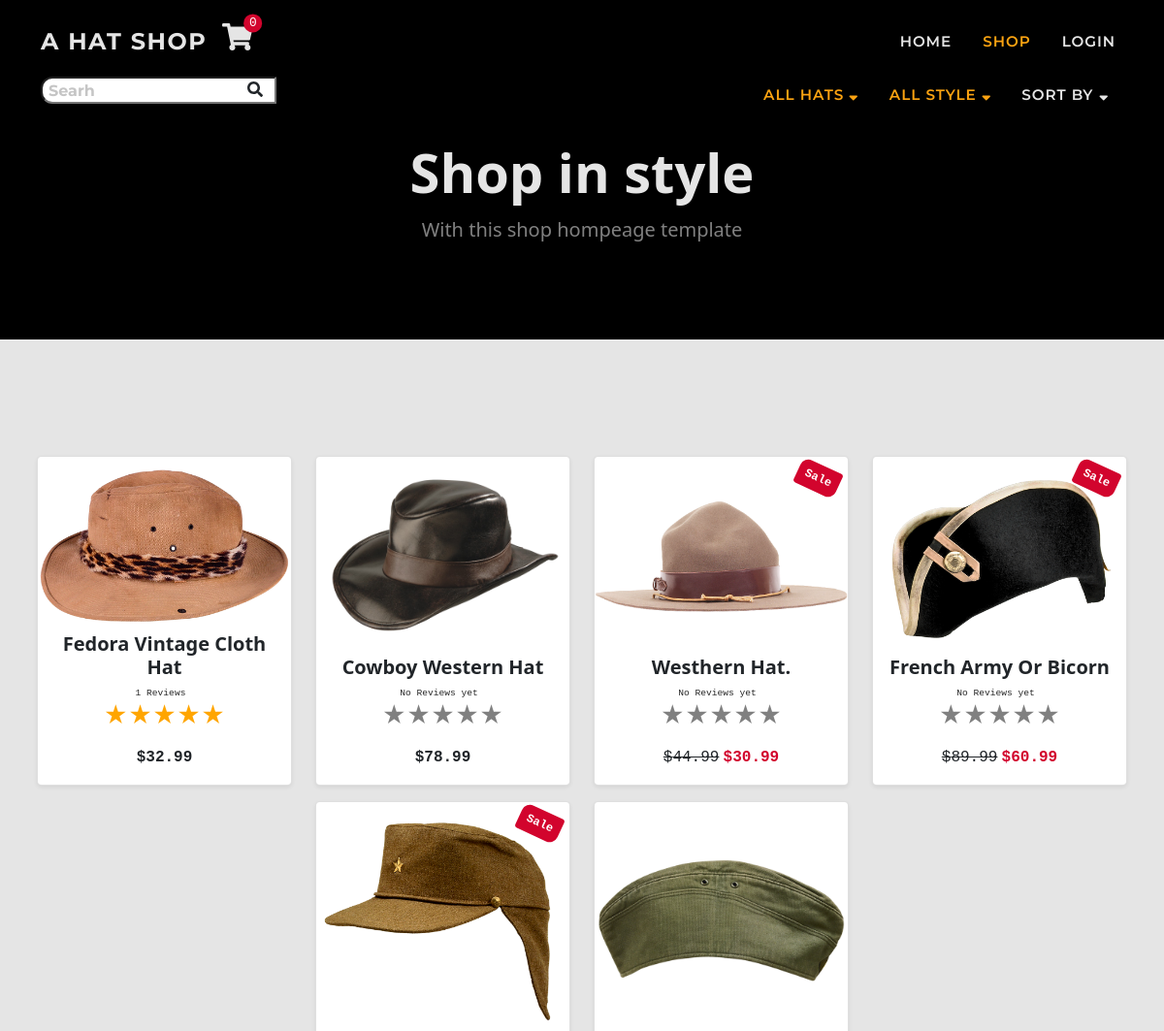
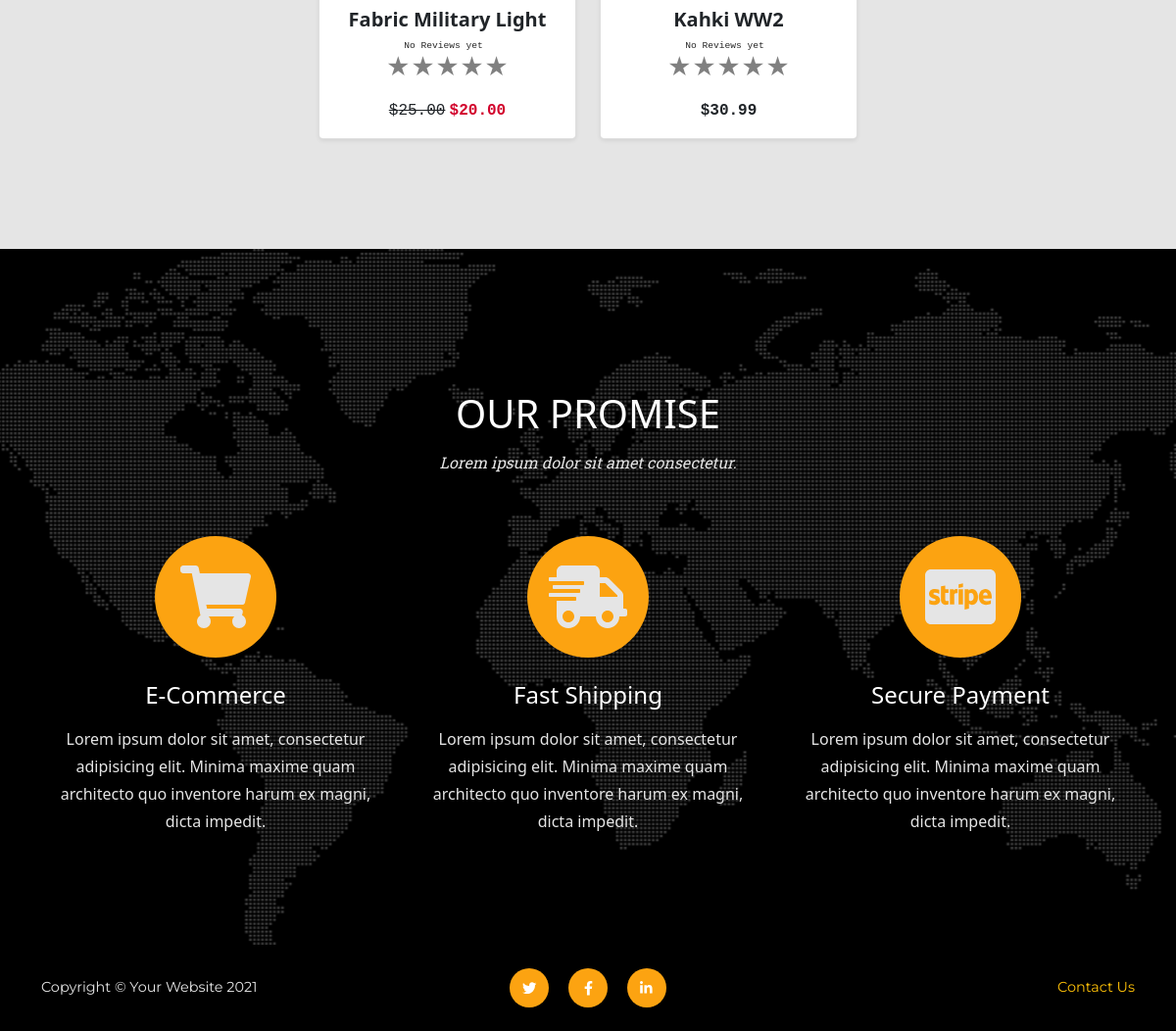
The app's page /shop/ with its own data (2 pictures, top to bottom).
### shop/models.py (models this page shows, shortened)
class Product(models.Model):
    sku = models.CharField(max_length=60)
    category = models.ForeignKey(
        'Category', null=True, blank=True,
        on_delete=models.SET_NULL)
    style = models.CharField(max_length=60)
    color = models.CharField(max_length=60)
    name = models.CharField(max_length=60)
    description = models.TextField(max_length=250)
    price = models.DecimalField(
        max_digits=6, decimal_places=2)
    image = models.ImageField(null=True, blank=True)
    sale = models.BooleanField(default=False)
    sale_price = models.DecimalField(
        max_digits=6, decimal_places=2,
        null=True, blank=True)
    item_count = models.IntegerField(
        blank=False, null=False, default=0)
    rating = models.DecimalField(
        max_digits=6, decimal_places=2,
        null=True, blank=True)
    rating_counter = models.PositiveSmallIntegerField(default=0)

### shop/views.py (the view, shortened to what this page needs)
# urls.py: path('shop/', include('shop.urls')),
def shop(request):
    products = Product.objects.all().order_by('-id')
    style_list = Product.objects.values('style').distinct()
    categories = Category.objects.all()
    category = 'all'
    sort_name = None
    sortkey = None
    style = 'all'
    query = 'None'
    shop = True
    context = {
        'style_list': style_list,
        'categories': categories,
        'sort_name': sort_name,
        'products': products,
        'sortkey': sortkey,
        'cat': category,
        'style': style,
        'shop': shop,
    }
    return render(request, 'shop/shop.html', context)

### cart/contexts.py (called while the page is built, shortened)
def cart_contents(request):
    cart_items = []
    total = 0
    before = 0
    item_count = 0
    availability = 0
    cart = request.session.get('cart', {})
    if total < 50:
        delivery = total * Decimal(10 / 100)
        free_deivery = 50 * total
    else:
        delivery = 0
        free_deivery = 0
    delivery = round(delivery, 2)
    grand_total = delivery + total
    grand_total = round(grand_total, 2)
    context = {
        'cart_items': cart_items,
        'total': total,
        'before': before,
        'item_count': item_count,
        'delivery': delivery,
        'free_deivery': free_deivery,
        'deivery_treshold': 10,
        'grand_total': grand_total,
    }
    return context

### reviews/contexts.py (called while the page is built)
def review_context(request):
    review_items = ProductReview.objects.all()
    context = {
        'review_items': review_items,
    }
    return context

### support/contexts.py (called while the page is built, shortened)
def message_context(request):
    unread_messages_count = 0
    user_messages = None
    all_messages = Message.objects.all()
    context = {
        'unread_messages_count': unread_messages_count,
        'user_messages': user_messages,
    }
    return context

### shop/templates/shop/shop.html (shortened to what this page needs)
{% extends 'base.html' %}
{% load static %}
{% block extr_nav_lg %}
<div class="container mt-3">
    <div class="col-12 d-none d-md-flex justify-content-between">
        <div>
            <form class="form" method="GET" action="{% url 'shop' %}">
                <div class="input-group input-group-sm mb-3">
                    <input type="text" class="search py-0" name="search" placeholder="Searh" aria-label="Search store">
                    <div class="input-group-append">
                        <button class="btn search-btn py-0" type="submit"><i class="fas fa-search"></i></button>
                    </div>
                </div>
            </form>
        </div>
        <div>
            {% include 'includes/shop/shop-nav.html' %}
        </div>
    </div>
    {% endblock %}
    {% block page_header %}
    <header class="bg-black py-5">
        <div class="container px-4 px-lg-5 pt-5 my-5">
            <div class="text-center">
                <h1 class="display-4 fw-bolder">Shop in style</h1>
                <p class="lead fw-normal text-white-50 mb-0">With this shop hompeage template</p>
            </div>
        </div>
    </header>
    {% endblock %}
    {% block content %}
    <section class="page-section">
        <div class="container mt-2 mt-sm-4 px-md-2">
            <div class="row gx-2 gx-sm-3 gx-md-4 row-cols-2 row-cols-md-3 row-cols-xl-4 justify-content-center">
                {% for product in products %}
                {% if product.item_count != 0 or request.user.is_superuser %}
                {% include 'includes/shop/item-card.html' %}
                {% endif %}
                {% endfor %}
            </div>
        </div>
    </section>
    {% endblock %}

### shop/templates/includes/shop/item-card.html
{% load thumbnail %}
<div class="col-6 col-sm-4 col-lg-3 mb-2 mb-sm-3">
<div class="card shadow-sm rounded-3 pt-2 h-100">
    {% if product.sale %}
    <div class="badge bg-danger p-2 text-white position-absolute p-2 font-monospace" style="top: 0.5rem; right: 0.5rem">
        Sale
    </div>
    {% endif %}
    <div class="h-100 d-flex align-items-center">
        {% thumbnail product.image "250" as im %}
        <img class="card-img-top" src="{{ im.url }}" alt="..." />
        {% endthumbnail %}
    </div>
    <a class="card-img-overlay" href="{% url 'shop_item' product.id %}">
    </a>
    <div class="card-body p-2">
        <div class="text-center align-items-end">
            <h5 class="fw-bolder text-capitalize">{{ product.name }}</h5>
            <div class="d-flex justify-content-center small text-warning mb-2">
                {% include 'includes/stars.html' %}
            </div>
            {% if product.sale %}
            <span class="text-decoration-line-through font-monospace">${{ product.price }}</span>
            <span class="text-danger font-monospace fw-bolder">${{ product.sale_price }} </span>
            {% else %}
            <span class="font-monospace fw-bolder">${{ product.price }} </span>
            {% endif %}
        </div>
    </div>
    <div class="card-footer pt-0 border-top-0 bg-transparent justify-self-end">
    </div>
</div>
</div>

### reviews/templates/includes/stars.html (shortened to what this page needs)
<div class="star_container">
    {% if product.rating %}
    <div class="my-auto text-primary p-0 me-2 time font-monospace">{{ product.rating_counter }} Reviews</div>
    <a href="{% url 'all_reviews' product.id %}">
    <div class="stars h4"
        style="background-image: linear-gradient(to right, orange, orange {% widthratio product.rating 5 100 %}%, gray {% widthratio product.rating 5 100 %}%, gray 100%)">
    </div>
    </a>
    {% else %}
    <div class="my-auto time font-monospace text-primary p-0 me-2">No Reviews yet</div>
    <div class="stars h4" style="background-image: linear-gradient(to right, gray, gray)">
    </div>
    {% endif %}
</div>

### static/css/base.css (style rules this page uses)
:root { --bs-warning: #fca311; --bs-white: #ffffff; --bs-gray: #292929; --bs-light: #e5e5e5; --bs-dark: #000000; --bs-danger: #d2042d; --bs-success: #6a994e; --bs-primary: #292929; --bs-secondary: #e5e5e5; --bs-primary-rgb: 41, 41, 41; --bs-secondary-rgb: 229, 229, 229; --bs-warning-rgb: 252, 163, 17; --bs-success-rgb: 106, 153, 78; --bs-danger-rgb: 210, 4, 45; --bs-white-rgb: 255, 255, 255; --bs-light-rgb: 229, 229, 229; --bs-dark-rgb: 0, 0, 0; }
html { scroll-padding-top: 4.5rem; }
body { position: relative; overflow-x: hidden; background-color: #e5e5e5; }
p { line-height: 1.75; }
.page-section { padding: 6rem 0; }
@media (min-width: 768px) { section { padding: 9rem 0; } }
.btn { font-family: "Montserrat", -apple-system, BlinkMacSystemFont, "Segoe UI", Roboto, "Helvetica Neue", Arial, sans-serif, "Apple Color Emoji", "Segoe UI Emoji", "Segoe UI Symbol", "Noto Color Emoji"; font-weight: 700; letter-spacing: .06rem; }
.search { padding-left: 6px; border-radius: 12px; }
.search-btn { border-radius: 0px; margin-left: -42px; }
.card-body { flex: 0 1 auto; padding: 1rem 1rem; }
.cart-conteiner .badge, .item .badge, .card .badge { transform: rotate(25deg); border-radius: 9px 3px; }
.stars { background-clip: text; -webkit-background-clip: text; -webkit-text-fill-color: transparent; color: transparent; width: fit-content; }
a { color: blue; }
.star_container a { text-decoration: none; }
a .stars { transition: all 250ms; }
header h1 { color: #e5e5e5; }
.time { font-size: .6rem; }

### records on screen
Product: shows a picture, name "Fedora Vintage Cloth Hat", rating_counter "1", price "32.99"
Product: shows a picture, name "Cowboy Western Hat", shows "No Reviews yet", price "78.99"
Product: sale "Sale", shows a picture, name "Westhern Hat.", rating "No Reviews yet", price "44.99", sale_price "30.99"
Product: sale "Sale", shows a picture, name "French Army Or Bicorn", shows "No Reviews yet", price "89.99", sale_price "60.99"
Product: sale "Sale", shows a picture, name "Fabric Military Light", shows "No Reviews yet", price "25.00", sale_price "20.00"
Product: shows a picture, name "Kahki WW2", shows "No Reviews yet", price "30.99"

### other values on screen
{{ item_count }} "0"
{{ cat }} "ALL"
{{ style }} "ALL"
